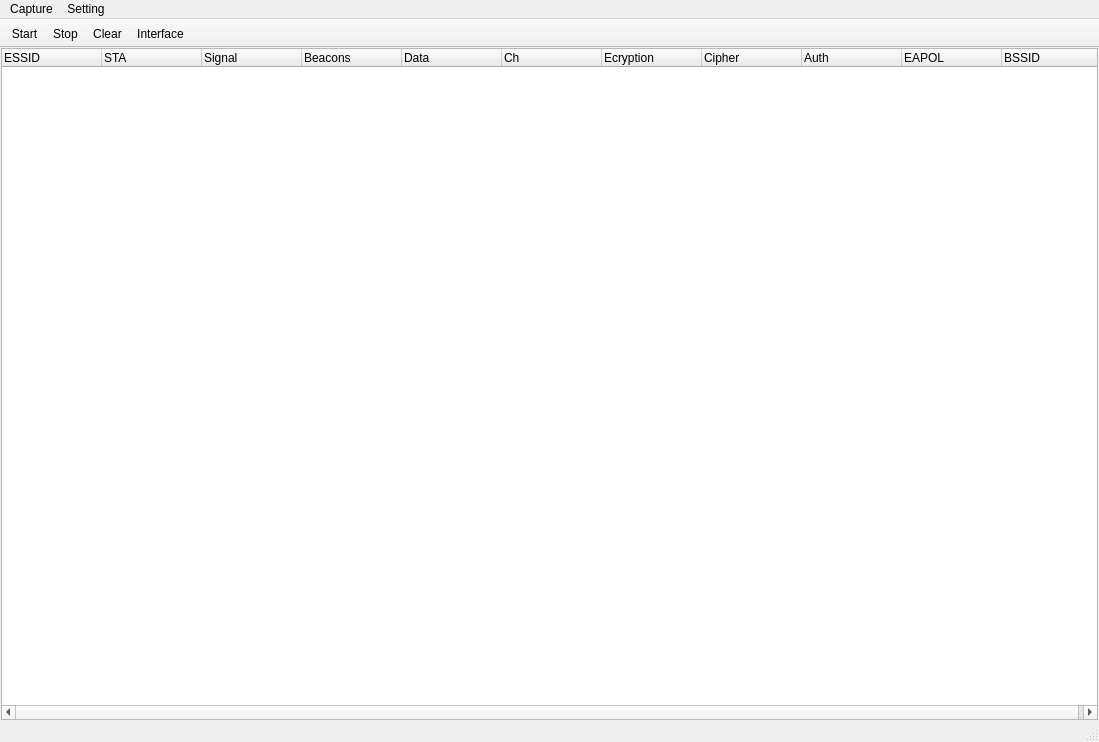
<?xml version="1.0" encoding="UTF-8"?>
<ui version="4.0">
 <class>MainWindow</class>
 <widget class="QMainWindow" name="MainWindow">
  <property name="geometry">
   <rect>
    <x>0</x>
    <y>0</y>
    <width>1099</width>
    <height>742</height>
   </rect>
  </property>
  <property name="windowTitle">
   <string>Dot11 Analyzer</string>
  </property>
  <widget class="QWidget" name="centralWidget">
   <layout class="QVBoxLayout" name="verticalLayout">
    <property name="spacing">
     <number>6</number>
    </property>
    <property name="leftMargin">
     <number>1</number>
    </property>
    <property name="topMargin">
     <number>0</number>
    </property>
    <property name="rightMargin">
     <number>1</number>
    </property>
    <property name="bottomMargin">
     <number>0</number>
    </property>
    <item>
     <widget class="QTreeWidget" name="treeWidget">
      <column>
       <property name="text">
        <string>ESSID</string>
       </property>
      </column>
      <column>
       <property name="text">
        <string>STA</string>
       </property>
      </column>
      <column>
       <property name="text">
        <string>Signal</string>
       </property>
      </column>
      <column>
       <property name="text">
        <string>Beacons</string>
       </property>
      </column>
      <column>
       <property name="text">
        <string>Data</string>
       </property>
      </column>
      <column>
       <property name="text">
        <string>Ch</string>
       </property>
      </column>
      <column>
       <property name="text">
        <string>Ecryption</string>
       </property>
      </column>
      <column>
       <property name="text">
        <string>Cipher</string>
       </property>
      </column>
      <column>
       <property name="text">
        <string>Auth</string>
       </property>
      </column>
      <column>
       <property name="text">
        <string>EAPOL</string>
       </property>
      </column>
      <column>
       <property name="text">
        <string>BSSID</string>
       </property>
      </column>
     </widget>
    </item>
   </layout>
  </widget>
  <widget class="QMenuBar" name="menuBar">
   <property name="geometry">
    <rect>
     <x>0</x>
     <y>0</y>
     <width>1099</width>
     <height>25</height>
    </rect>
   </property>
   <widget class="QMenu" name="menuCapture">
    <property name="title">
     <string>Capture</string>
    </property>
    <addaction name="actionStart"/>
    <addaction name="actionStop"/>
    <addaction name="actionClear"/>
   </widget>
   <widget class="QMenu" name="menuSetting">
    <property name="title">
     <string>Setting</string>
    </property>
    <addaction name="actionInterface"/>
   </widget>
   <addaction name="menuCapture"/>
   <addaction name="menuSetting"/>
  </widget>
  <widget class="QToolBar" name="mainToolBar">
   <property name="movable">
    <bool>false</bool>
   </property>
   <attribute name="toolBarArea">
    <enum>TopToolBarArea</enum>
   </attribute>
   <attribute name="toolBarBreak">
    <bool>false</bool>
   </attribute>
   <addaction name="actionStart"/>
   <addaction name="actionStop"/>
   <addaction name="actionClear"/>
   <addaction name="actionInterface"/>
  </widget>
  <widget class="QStatusBar" name="statusBar"/>
  <action name="actionStart">
   <property name="icon">
    <iconset resource="icon_image/icon_image.qrc">
     <normaloff>:/icon_image/start_icon.png</normaloff>:/icon_image/start_icon.png</iconset>
   </property>
   <property name="text">
    <string>Start</string>
   </property>
  </action>
  <action name="actionStop">
   <property name="icon">
    <iconset resource="icon_image/icon_image.qrc">
     <normaloff>:/icon_image/stop_icon.png</normaloff>:/icon_image/stop_icon.png</iconset>
   </property>
   <property name="text">
    <string>Stop</string>
   </property>
  </action>
  <action name="actionClear">
   <property name="icon">
    <iconset resource="icon_image/icon_image.qrc">
     <normaloff>:/icon_image/eraser_icon.png</normaloff>:/icon_image/eraser_icon.png</iconset>
   </property>
   <property name="text">
    <string>Clear</string>
   </property>
  </action>
  <action name="actionInterface">
   <property name="icon">
    <iconset resource="icon_image/icon_image.qrc">
     <normaloff>:/icon_image/settings_icon.png</normaloff>:/icon_image/settings_icon.png</iconset>
   </property>
   <property name="text">
    <string>Interface</string>
   </property>
  </action>
 </widget>
 <layoutdefault spacing="6" margin="11"/>
 <resources>
  <include location="icon_image/icon_image.qrc"/>
 </resources>
 <connections/>
</ui>
